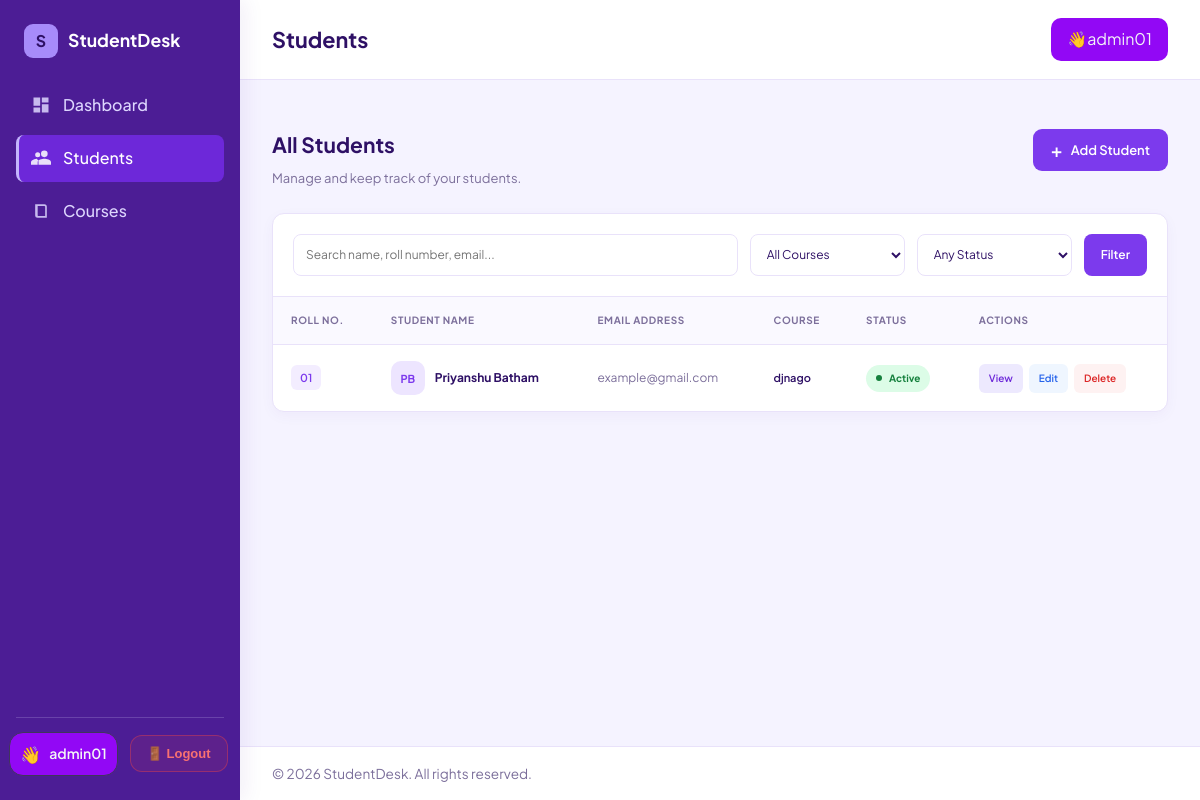
Before: /students (signed in) with the older database file.
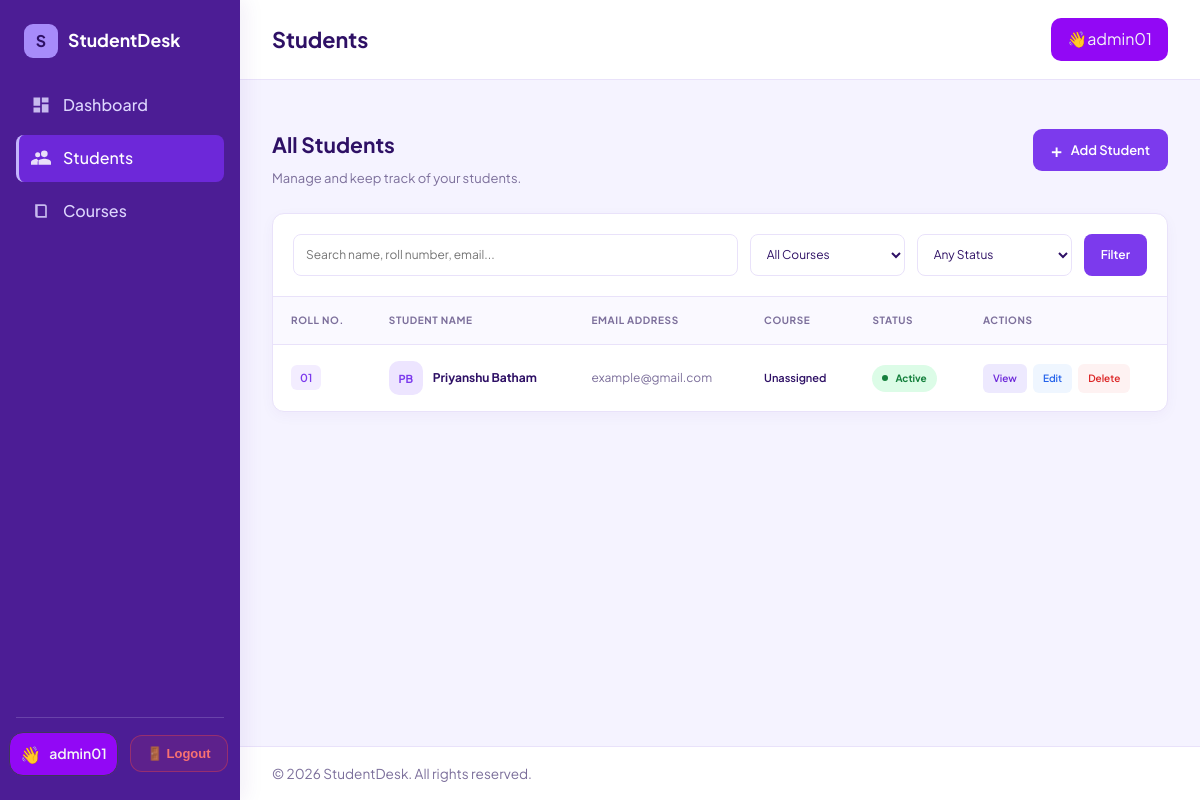
After: the same page with the newer database file.
### students_app/models.py (models this page shows, shortened)
class Student(models.Model):
    GENDER_CHOICES = [('M', 'Male'), ('F', 'Female'), ('O', 'Other')]
    owner = models.ForeignKey( settings.AUTH_USER_MODEL,on_delete=models.CASCADE, related_name='students')
    roll_number = models.CharField(max_length=20)
    first_name = models.CharField(max_length=50)
    last_name = models.CharField(max_length=50)
    email = models.EmailField()
    phone = models.CharField(max_length=16, blank=True,
        validators=[ RegexValidator(r'^\+?\d{7,15}$','Enter a valid phone number (7-15 digits).')
        ]
    )
    gender = models.CharField(max_length=1, choices=GENDER_CHOICES, default='M')
    date_of_birth = models.DateField(null=True, blank=True)
    course = models.ForeignKey(Course, null=True, blank=True, on_delete=models.SET_NULL, related_name='students')
    address = models.TextField(blank=True)
    is_active = models.BooleanField(default=True)
    admission_date = models.DateField(default=timezone.localdate)
    created_at = models.DateTimeField(auto_now_add=True)
    class Meta:
        ordering = ['roll_number']
        unique_together = ('owner', 'roll_number')
    @property
    def full_name(self):
        return f'{self.first_name} {self.last_name}'.strip()
    @property
    def initials(self):
        return f'{self.first_name[:1]}{self.last_name[:1]}'.upper()
    def get_absolute_url(self):
        return reverse('student_detail', args=[self.pk])

class Course(models.Model):
    owner = models.ForeignKey(settings.AUTH_USER_MODEL,on_delete=models.CASCADE,related_name='courses')
    name = models.CharField(max_length=100)
    code = models.CharField(max_length=20)
    duration_months = models.PositiveIntegerField(default=6,validators=[MinValueValidator(1)])
    description = models.TextField(blank=True)
    created_at = models.DateTimeField(auto_now_add=True)
    class Meta:
        ordering = ['name']
        unique_together = ('owner', 'code')

### students_app/views.py (the view)
# urls.py: path("students",views.students_list,name='students_list'),
@login_required(login_url='login')
def students_list(request):
    q = request.GET.get('q', '').strip()
    course_id = request.GET.get('course', '').strip()
    status = request.GET.get('status', '').strip()
    students = Student.objects.filter(owner=request.user).select_related('course')
    if q:
        students = students.filter(
            Q(first_name__icontains=q) | Q(last_name__icontains=q) |
            Q(roll_number__icontains=q) | Q(email__icontains=q))
    if course_id.isdigit():
        students = students.filter(course_id=int(course_id))
    if status == 'active':
        students = students.filter(is_active=True)
    elif status == 'inactive':
        students = students.filter(is_active=False)
    page_obj = Paginator(students, 8).get_page(request.GET.get('page'))
    params = request.GET.copy()
    params.pop('page', None)
    return render(request, 'student_list.html', {
        'page_obj': page_obj,
        'courses': Course.objects.filter(owner=request.user),
        'q': q, 'course_id': course_id, 'status': status,
        'querystring': params.urlencode(),
    })

### students_app/templates/student_list.html (shortened to what the changed rows need)
{% extends 'base.html' %}
{% load static %}
{% block page_title %}Students{% endblock %}
{% block extra_css %}
<link rel="stylesheet" href="{% static 'css/student_list.css' %}">
{% endblock %}
{% block content %}
<div class="students-page">
    <div class="students-heading">
        <div>
            <h2>All Students</h2>
        </div>
    </div>
    <div class="card students-card">
        {% if page_obj %}
        <div class="table-wrap">
            <table class="students-table">
                <thead>
                    <tr>
                        <th>ROLL NO.</th>
                        <th>STUDENT NAME</th>
                        <th>EMAIL ADDRESS</th>
                        <th>COURSE</th>
                        <th>STATUS</th>
                        <th>ACTIONS</th>
                    </tr>
                </thead>
                <tbody>
                    {% for s in page_obj %}
                    <tr>
                        <td>
                            <span class="roll-number">
                                {{ s.roll_number }}
                            </span>
                        </td>
                        <td>
                            <a href="{{ s.get_absolute_url }}" class="student-name">
                                <div class="student-avatar">
                                    {{ s.initials }}
                                </div>
                                <strong>{{ s.full_name }}</strong>
                            </a>
                        </td>
                        <td class="email-cell">
                            {{ s.email }}
                        </td>
                        <td>
                            <span class="course-name">
                                {{ s.course.name|default:"Unassigned" }}
                            </span>
                        </td>
                        <td>
                            {% if s.is_active %}
                            <span class="status-badge active-status">
                                <span class="status-dot"></span>
                                Active
                            </span>
                            {% else %}
                            <span class="status-badge inactive-status">
                                <span class="status-dot"></span>
                                Inactive
                            </span>
                            {% endif %}
                        </td>
                        <td>
                            <div class="table-actions">
                                <a href="{{ s.get_absolute_url }}"
                                   class="action-btn view-btn">
                                    View
                                </a>
                                <a href="{% url 'students_edit' s.pk %}"
                                   class="action-btn edit-btn">
                                    Edit
                                </a>
                                <a href="{% url 'students_delete' s.pk %}"
                                   class="action-btn delete-btn">
                                    Delete
                                </a>
                            </div>
                        </td>
                    </tr>
                    {% endfor %}
                </tbody>
            </table>
        </div>
        {% endif %}
    </div>
</div>
{% endblock %}

Changed rows visible on the page:
changed Student "Priyanshu Batham": course.name "djnago" → "Unassigned"
